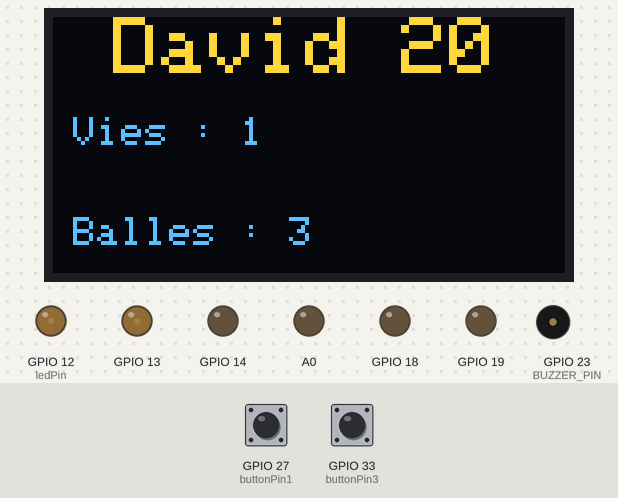
A sketch run on a simulated ESP8266 (NodeMCU). Shown: 128×64 one-colour display, output pins drawn as LEDs (lit = HIGH), buzzer (waves = sounding). The test bench sets the inputs (shaded band); at power-on: GPIO 27 (buttonPin1) HIGH, GPIO 33 (buttonPin3) HIGH. The OLED is the two-colour kind (top 16 rows yellow); what the sketch prints to the serial monitor is not drawn.

Above: at 1.2 s.
1.3 s: GPIO 27 (buttonPin1) pulled LOW for 0.15 s
At 1.51 s:
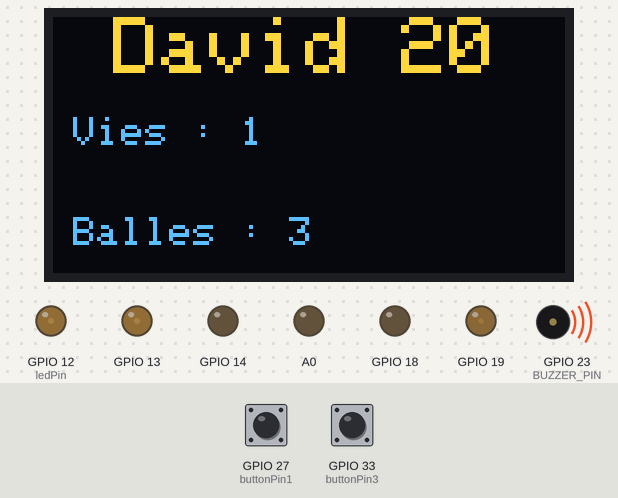
3.6 s: GPIO 33 (buttonPin3) pulled LOW for 0.15 s
At 3.86 s:
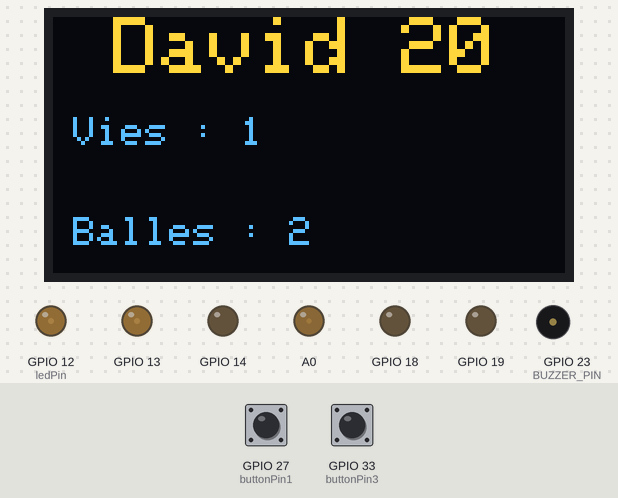
4.3 s: GPIO 27 (buttonPin1) pulled LOW for 1 s
At 5.37 s:
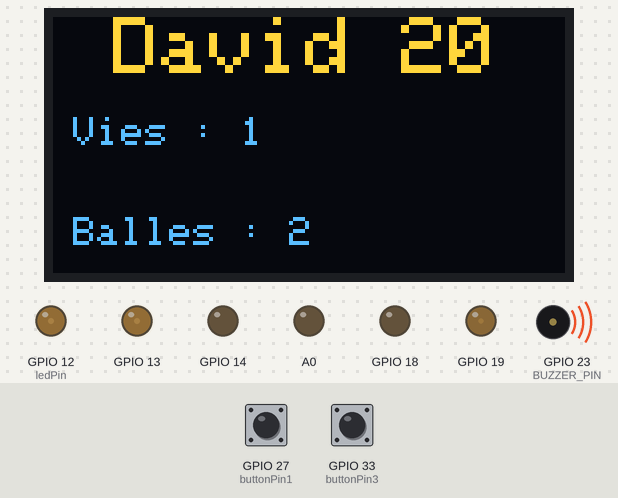
7.5 s: GPIO 33 (buttonPin3) pulled LOW for 1 s
At 9.6 s:
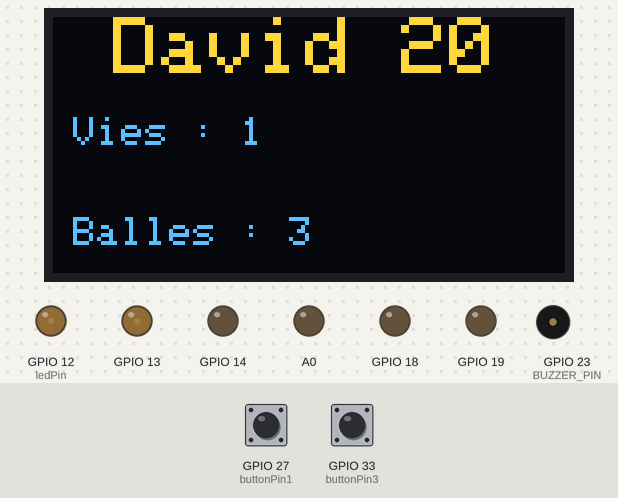
Timing chart, 0 to 11.1 s (numbered marks = the images above; inputs shaded):
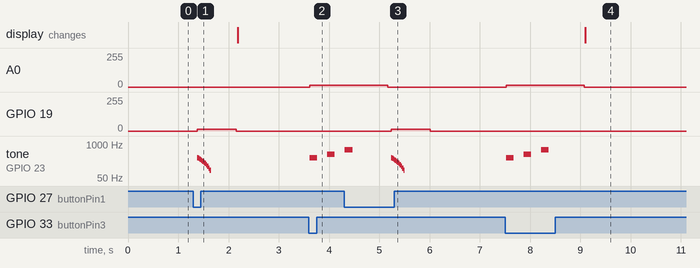

The sketch:

olympiade.ino
```cpp
//importation des librairies
#include <Arduino.h>
#include <IRremoteESP8266.h>
#include <IRsend.h>
#include <IRrecv.h>
#include <IRutils.h>
#include <Wire.h>
#include <Adafruit_GFX.h>
#include <Adafruit_SSD1306.h>
#include "RGBLed.h"

//définition des ports
#define SCREEN_WIDTH 128 // OLED display width, in pixels
#define SCREEN_HEIGHT 64 // OLED display height, in pixels
#define IR_PIN 4
#define BUZZER_PIN 23 // Définir la broche du buzzer
int RECV_PIN = 2;
int ledPin = 12;
const int buttonPin1 = 27;
const int buttonPin2 = 32;
const int buttonPin3 = 33;

RGBLed led1(14, 13, 12);
RGBLed led2(19, 18, 17);

int buttonState1 = 0;
int lastButtonState1 = HIGH;  // Ajout d'une variable pour suivre l'état précédent du bouton

int buttonState2 = 0;
int lastButtonState2 = HIGH;  // Ajout d'une variable pour suivre l'état précédent du bouton

int buttonState3 = 0;
int lastButtonState3 = HIGH;  // Ajout d'une variable pour suivre l'état précédent du bouton

Adafruit_SSD1306 display(SCREEN_WIDTH, SCREEN_HEIGHT, &Wire, -1); // Declaration for an SSD1306 display connected to I2C (SDA, SCL pins)

//déclaration et initiations des variables
int vie = 1;
int balle = 3;
int fin = 5;

IRsend irsend(IR_PIN);  // Set the GPIO to be used to sending the message.
IRrecv irrecv(RECV_PIN);

decode_results results;

void setup() {
  irsend.begin();
  irsend.enableIROut(38);  // Set the frequency to 38 kHz
  Serial.begin(9600);
  Serial.println("Enabling IRin");
  irrecv.enableIRIn(); // Start the receiver
  Serial.println("Enabled IRin");
  pinMode(ledPin, OUTPUT);
  pinMode(buttonPin1, INPUT_PULLUP);
  pinMode(buttonPin2, INPUT_PULLUP);
  pinMode(buttonPin3, INPUT_PULLUP);
  pinMode(BUZZER_PIN, OUTPUT); // Définir la broche du buzzer en mode sortie

  // Ecran
  if(!display.begin(SSD1306_SWITCHCAPVCC, 0x3C)) { // Address 0x3D for 128x64
    Serial.println(F("SSD1306 allocation failed"));
    for(;;);
  }
  //delay(2000);
  //Ecran
  display.clearDisplay();

  display.setTextSize(2);
  display.setTextColor(WHITE);
  display.setCursor(15, 0);
  // Display static text
  display.println("David 20");

  display.setTextSize(1);
  display.setCursor(5, 25);
  display.println("Vies : " + String(vie));
  display.setCursor(5, 50);
  display.println("Balles : " + String(balle));
  display.display();

  led1.setColor(0, 27, 27);
}

void loop() {
  if (balle >0)
    {
      buttonState1 = digitalRead(buttonPin1);  // Read the button state here
      if (buttonState1 == LOW && lastButtonState1 == HIGH) {  // Vérifiez si l'état du bouton est passé de HIGH à LOW
        irsend.sendNEC(0x700000, 32);
        led2.setColor(13, 0, 0);
        balle -= 1;
        piiiouSound();
        delay(500);  // Reduced delay
        led2.setColor(0, 0, 0);
      }
      lastButtonState1 = buttonState1;  // Mettez à jour l'état précédent du bouton

      //Ecran
      display.clearDisplay();

      display.setTextSize(2);
      display.setTextColor(WHITE);
      display.setCursor(15, 0);
      // Display static text
      display.println("David 20");

      display.setTextSize(1);
      display.setCursor(5, 25);
      display.println("Vies : " + String(vie));
      display.setCursor(5, 50);
      display.println("Balles : " + String(balle));
      display.display();
    }
    else
    {
         //Ecran
      display.clearDisplay();

      display.setTextSize(2);
      display.setTextColor(WHITE);
      display.setCursor(15, 0);
      // Display static text
      display.println("David 20");

      display.setTextSize(1);
      display.setCursor(5, 25);
      display.println("Vies : " + String(vie));
      display.setCursor(10, 40);
      display.setTextSize(2);
      display.println("Rechargez");
      display.display();


      /*led2.setColor(13, 13, 0);
      delay(50);  // Reduced delay
      led2.setColor(0, 0, 0);
      delay(50);  // Reduced delay*/

    }
      buttonState3 = digitalRead(buttonPin3);  // Read the button state here
    if (buttonState3 == LOW && lastButtonState3 == HIGH) {  // Vérifiez si l'état du bouton est passé de HIGH à LOW
      //irsend.sendNEC(0x700200, 32);
      balle = 3;
      led2.setColor(0, 0, 13);
      rechargeSound();
      delay(500);  // Reduced delay
      led2.setColor(0, 0, 0);
    }
    lastButtonState3 = buttonState3;  // Mettez à jour l'état précédent du bouton
}

void piiiouSound() {


  // Diminuer la fréquence progressivement
  for (int frequency = 300; frequency >= 100; frequency -= 20) {
    tone(BUZZER_PIN, frequency); // Jouer le son à la fréquence actuelle
    delay(25); // Durée du son à chaque fréquence
  }

  // Arrêter le son
  noTone(BUZZER_PIN);
}

void rechargeSound() {


  // Augmenter la fréquence progressivement
  int increment = 0 ;
  for (int frequency = 300; frequency <= 800; frequency += increment) {
    tone(BUZZER_PIN, frequency); // Jouer le son à la fréquence actuelle
    increment += 100 ;
    delay(150); // Durée du son à chaque fréquence
    noTone(BUZZER_PIN);
  delay(200);
  }

  // Arrêter le son


}

void touchSound() {


  // Diminuer la fréquence progressivement
  for (int frequency = 1500; frequency >= 1400; frequency -= 10) {
    tone(BUZZER_PIN, frequency); // Jouer le son à la fréquence actuelle
    delay(50); // Durée du son à chaque fréquence

  }

  // Arrêter le son
  noTone(BUZZER_PIN);
  delay(200);

}
```

RGBLed.h
```cpp
#ifndef RGBLED_H
#define RGBLED_H

#include <Arduino.h>

class RGBLed {
  public:
    RGBLed(int redPin, int greenPin, int bluePin)
      : redPin(redPin), greenPin(greenPin), bluePin(bluePin) {
      // Initialiser les broches en sortie
      pinMode(redPin, OUTPUT);
      pinMode(greenPin, OUTPUT);
      pinMode(bluePin, OUTPUT);
    }

    void setColor(int red, int green, int blue) {
      analogWrite(redPin, red);
      analogWrite(greenPin, green);
      analogWrite(bluePin, blue);
    }

  private:
    int redPin;
    int greenPin;
    int bluePin;
};

#endif
```

Measured:
- after the input at 1.3 s, GPIO 19: 0/255 → 13/255 after 0.08 s, → 0/255 0.78 s later; tone on GPIO 23 (BUZZER_PIN): plays 300 Hz for 0.03 s, 280 Hz for 0.03 s, 260 Hz for 0.03 s, 240 Hz for 0.03 s, 220 Hz for 0.03 s, 200 Hz for 0.03 s … (11 notes in this stretch), starting after 0.08 s
- after the input at 3.6 s, A0: 0/255 → 13/255 at once; tone on GPIO 23 (BUZZER_PIN): silent → 300 Hz at once, → silent 0.15 s later, → 400 Hz 0.20 s later, → silent 0.15 s later
- after the input at 4.3 s, GPIO 19: 0/255 → 13/255 after 0.93 s, → 0/255 0.78 s later
- after the input at 7.5 s, A0: 0/255 → 13/255 at once, → 0/255 1.6 s later; tone on GPIO 23 (BUZZER_PIN): plays 300 Hz for 0.15 s, 400 Hz for 0.15 s, 600 Hz for 0.15 s, starting at once; the display: changes after 1.6 s (image 4)
